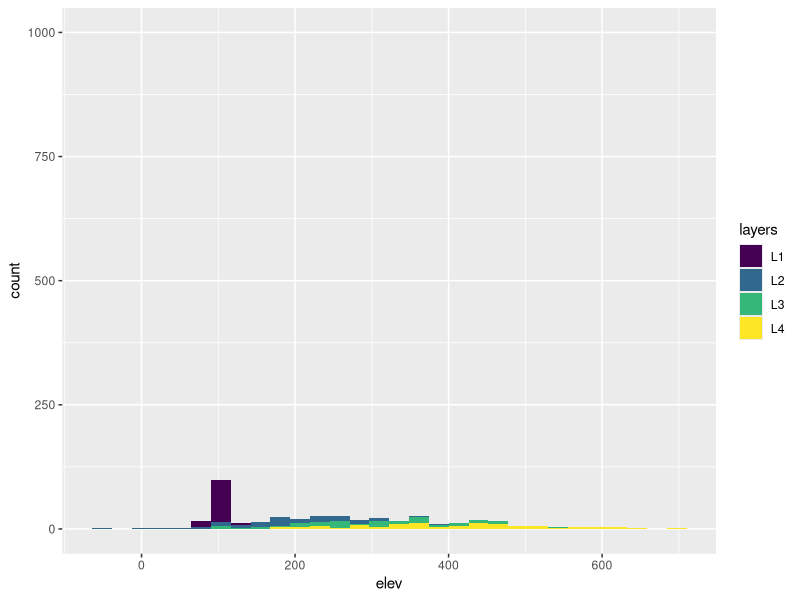

This figure's R source:
library(ggplot2)
l1 <- rnorm(100, mean = 100, sd = 10)
l2 <- rnorm(100, mean = 200, sd = 80)
l3 <- rnorm(100, mean = 300, sd = 90)
l4 <- rnorm(100, mean = 400, sd = 120)
levs <- c(l1, l2, l3, l4)
layers <- as.ordered(c(rep("L1", 100), rep("L2", 100), rep("L3", 100), rep("L4", 100)))
ll <- c(rep(1, 100), rep(2, 100), rep(3, 100), rep(4, 100))
data <- data.frame(elev = levs, zone = layers)
g <- ggplot(data, aes(x=elev))
g + geom_histogram(aes(fill=layers)) + coord_cartesian(ylim=c(0,1000))

data <- data.frame(vals = rnorm(100))
cutpoints <- quantile(data$vals, seq(0,1, length=5), na.rm = TRUE)
data$fac <- cut(data$vals, cutpoints)
levels(data$fac)
data
